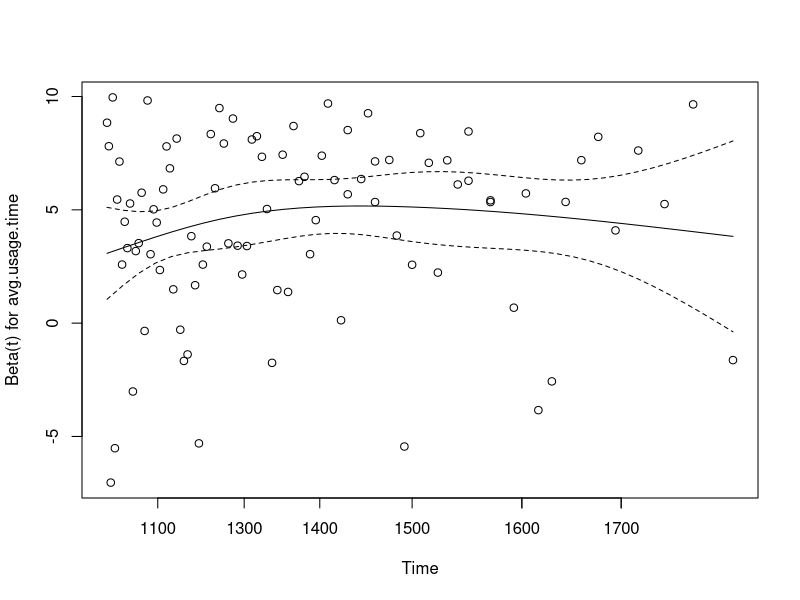

Recreate this plot in R. (Note: this script raises an error after producing the figure.)
library(survival)

df <- read.csv("DirtSlurper3100_preprocessed.csv")

impact_data <- df
impact_data$avg.usage.time <- impact_data$Total.usage.time / impact_data$Survival.time
surv_obj_impact <- Surv(time = impact_data$Survival.time, event = impact_data$Impact.censoring)

# Fit a Cox model with avg.usage.time
cox_model_impact <- coxph(surv_obj_impact ~ avg.usage.time + Pets + Carpet.score, data = impact_data)
print(summary(cox_model_impact))

# Check if the Proportional hazards assumption holds
ph_test <- cox.zph(cox_model_impact)
print("Proportional Hazards Test Results:")
print(ph_test)

# beta changes for avg usage time throughout the survival time
png("plots/impact_ph_test_total_usage.png", width = 800, height = 600)
plot(ph_test, var = "avg.usage.time")
dev.off()

#Exp fit
lambda <- exp(-exp_fit$coefficients[1])
mttf_exp <- 1 / lambda
L10_life_exp <- -log(0.9) / lambda

print(sprintf("Rate parameter (λ): %0.6f failures per day", lambda))
print(sprintf("Mean Time To Failure (MTTF): %d days", round(mttf_exp)))
print(sprintf("L10 Life: %d days", round(L10_life_exp)))


# Plot exponential fit
png("plots/impact_survival_fit_exponential.png", width = 800, height = 600)
km_fit_exp <- survfit(surv_obj_impact ~ 1)
plot(km_fit_exp, conf.int = FALSE,
     xlab = "Days since registration",
     ylab = "Survival Probability",
     main = "Impact Sensor: Kaplan-Meier Curve vs. Fitted Exponential Model")

time_points_exp <- seq(0, max(impact_data$Survival.time), length.out = 200)
exp_surv <- exp(-lambda * time_points_exp)
lines(time_points_exp, exp_surv, col = "blue", lwd = 2)
legend("bottomright",
       legend = c("Kaplan-Meier (Empirical)", "Fitted Exponential (Parametric)"),
       col = c("black", "blue"), lty = 1, lwd = c(1, 2))
dev.off()

# QQ plot for exponential
png("plots/impact_qq_plot_exponential.png", width = 800, height = 600)
valid_idx_exp <- km_fit_exp$surv < 1
y_qq_exp <- km_fit_exp$time[valid_idx_exp]
x_qq_exp <- -log(km_fit_exp$surv[valid_idx_exp])

plot(x_qq_exp, y_qq_exp,
     xlab = "Theoretical Quantiles: -log(S(t))",
     ylab = "Empirical Quantiles: t",
     main = "Exponential Probability Plot for Impact Sensor")
grid()
abline(a = 0, b = 1/lambda, col = "blue", lwd = 2)
legend("topleft", legend = "Fitted Exponential Line", col = "blue", lty = 1, lwd = 2)
dev.off()

# Hazard plot for exponential (constant hazard)
png("plots/impact_hazard_plot_exponential.png", width = 800, height = 600)
plot(c(0, max(impact_data$Survival.time)), c(lambda, lambda),
     type = "l",
     xlab = "Days since registration",
     ylab = "Hazard Rate (Instantaneous Failure Rate)",
     main = "Impact Sensor Hazard Function (Fitted Exponential)",
     col = "blue", lwd = 2,
     ylim = c(0, lambda * 1.2))
grid()
dev.off()

print(sprintf("Exponential AIC: %.2f", AIC(exp_fit)))
print(sprintf("Weibull AIC: %.2f", AIC(weibull_fit)))

#Weibull params
beta <- 1 / weibull_fit$scale
eta <- exp(weibull_fit$coefficients[1])
mttf <- eta * gamma(1 + 1 / beta)
L10_life <- eta * (-log(0.9))^(1 / beta)

print(sprintf("Failure Profile: Weibull with β = %0.4f", beta))
print(sprintf("Mean Time To Failure (MTTF): %d days", round(mttf)))
print(sprintf("B10 Life: %d days", round(L10_life)))

png("plots/impact_survival_fit.png", width = 800, height = 600)
km_fit <- survfit(surv_obj_impact ~ 1)
plot(km_fit, conf.int = FALSE,
     xlab = "Days since registration",
     ylab = "Survival Probability",
     main = "Impact Sensor: Kaplan-Meier Curve vs. Fitted Weibull Model")

time_points <- seq(0, max(impact_data$Survival.time), length.out = 200)
weibull_surv <- 1 - pweibull(time_points, shape = beta, scale = eta)
lines(time_points, weibull_surv, col = "red", lwd = 2)
legend("bottomright",
       legend = c("Kaplan-Meier (Empirical)", "Fitted Weibull (Parametric)"),
       col = c("black", "red"), lty = 1, lwd = c(1, 2))
dev.off()

png("plots/impact_qq_plot.png", width = 800, height = 600)

# Filter out zero times only for log operations to avoid log(0) errors
valid_idx <- km_fit$surv < 1 & km_fit$time > 0
y_qq <- log(km_fit$time[valid_idx])
x_qq <- log(-log(km_fit$surv[valid_idx]))

plot(x_qq, y_qq,
     xlab = "Theoretical Quantiles: log(-log(S(t)))",
     ylab = "Empirical Quantiles: log(t)",
     main = "Weibull Probability Plot for Impact Sensor")
grid()
abline(a = log(eta), b = 1/beta, col = "red", lwd = 2)
legend("topleft", legend = "Fitted Weibull Line", col = "red", lty = 1, lwd = 2)
dev.off()

png("plots/impact_hazard_plot.png", width = 800, height = 600)
weibull_hazard <- function(t, shape, scale) {
  (shape / scale) * (t / scale)^(shape - 1)
}
curve(weibull_hazard(x, shape = beta, scale = eta),
      from = 0, to = max(impact_data$Survival.time),
      xlab = "Days since registration",
      ylab = "Hazard Rate (Instantaneous Failure Rate)",
      main = "Impact Sensor Hazard Function (Fitted Weibull)",
      col = "blue", lwd = 2)
grid()
dev.off()
